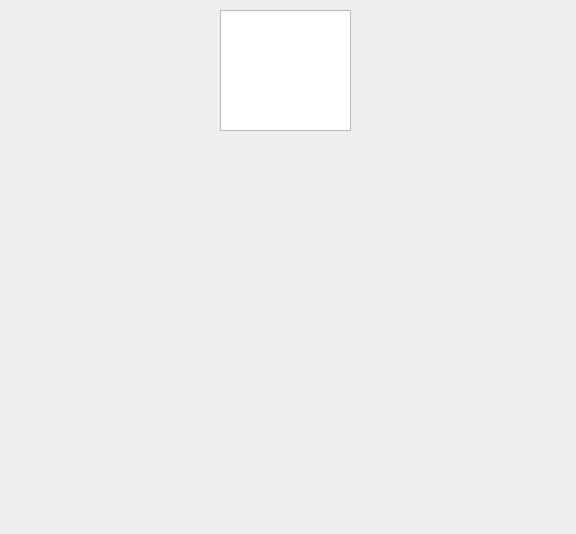
<?xml version="1.0" encoding="UTF-8"?>
<ui version="4.0">
 <class>userMenu</class>
 <widget class="QDialog" name="userMenu">
  <property name="geometry">
   <rect>
    <x>0</x>
    <y>0</y>
    <width>576</width>
    <height>534</height>
   </rect>
  </property>
  <property name="windowTitle">
   <string>Dialog</string>
  </property>
  <widget class="QGraphicsView" name="userHead">
   <property name="geometry">
    <rect>
     <x>220</x>
     <y>10</y>
     <width>131</width>
     <height>121</height>
    </rect>
   </property>
  </widget>
 </widget>
 <resources/>
 <connections/>
</ui>
